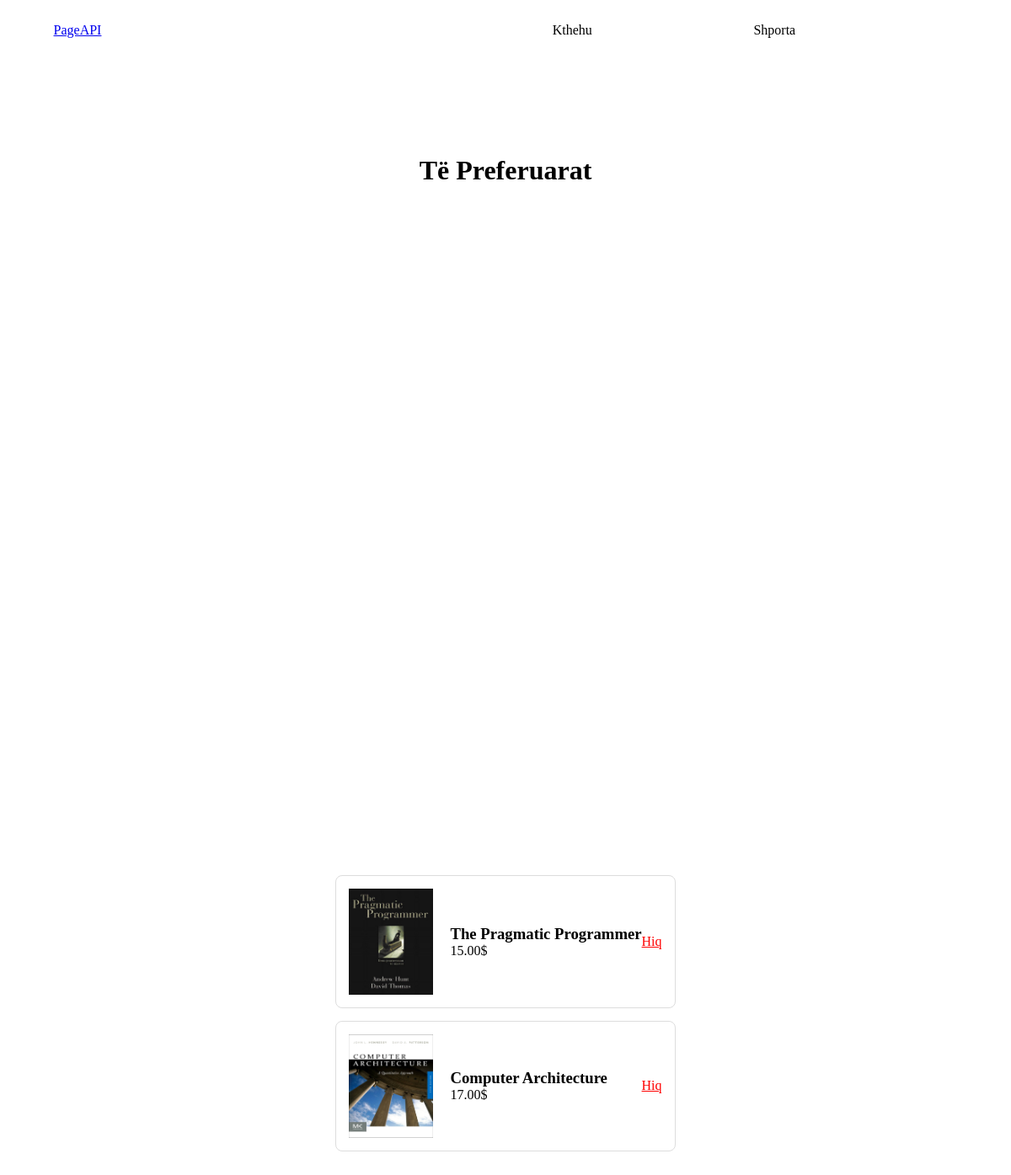
The app's page /favorites (signed in) with its own data.
### tables this page shows
CREATE TABLE books (
                id INTEGER PRIMARY KEY AUTOINCREMENT,
                title TEXT NOT NULL,
                img TEXT NOT NULL,
                price TEXT NOT NULL,
                category TEXT NOT NULL
            );

### apps.py (the view)
@app.route('/favorites')
def favorites_page():
    user_id = get_user_id()
    if not user_id:
        flash('Duhet të kyçesh!', 'error')
        return redirect(url_for('login'))
    db = get_database()
    cursor = db.cursor()
    cursor.execute("""
        SELECT b.id, b.title, b.img, b.price
        FROM favorites f
        JOIN books b ON f.book_id = b.id
        WHERE f.user_id = ?
    """, (user_id,))
    items = cursor.fetchall()
    db.close()
    return render_template('favorites.html', favorites=items)

### database.py (called while the page is built)
def connect_to_database():
    sql = sqlite3.connect(DATABASE)
    sql.row_factory = sqlite3.Row
    return sql

def get_database():
    if not hasattr(g, 'books_db'):
        g.books_db = connect_to_database()
    return g.books_db

def close_database(e=None):
    db = g.pop('books_db', None)
    if db is not None:
        db.close()

### templates/favorites.html (shortened to what this page needs)
<!DOCTYPE html>
<html lang="en">
<head>
    <link rel="stylesheet" href="{{ url_for('static', filename='style.css') }}">
</head>
<body>
    <header>
        <nav class="navigation-links">
            <div class="actual-links-top">
                <ul class="logo-and-title">
                    <li><a href="{{ url_for('index') }}">PageAPI</a></li>
                </ul>
                <ul class="links-right-side">
                    <li><a href="{{ url_for('index') }}">Kthehu</a></li>
                    <li><a href="{{ url_for('cart') }}">Shporta</a></li>
                </ul>
            </div>
        </nav>
    </header>
    <main style="padding: 40px; text-align: center;">
        <h1>Të Preferuarat</h1>
        {% if favorites %}
            <div style="max-width: 800px; margin: 0 auto;">
                {% for item in favorites %}
                <div style="display: flex; align-items: center; border: 1px solid #ddd; margin: 15px 0; padding: 15px; border-radius: 8px;">
                    <img src="{{ url_for('static', filename='images/' + item.img) }}" width="100" style="margin-right: 20px;">
                    <div style="flex-grow: 1; text-align: left;">
                        <h3>{{ item.title }}</h3>
                        <p>{{ item.price }}</p>
                    </div>
                    <a href="{{ url_for('remove_from_favorites', book_id=item.id) }}" style="color: red;">Hiq</a>
                </div>
                {% endfor %}
            </div>
        {% else %}
            <p style="font-size: 1.5em; color: #666;">Nuk ke asnjë libër të preferuar.</p>
            <a href="{{ url_for('index') }}" style="font-size: 1.2em; color: #5595ed;">Shiko librat</a>
        {% endif %}
    </main>
</body>
</html>

### static/style.css (style rules this page uses)
* { margin: 0; padding: 0; box-sizing: border-box; scroll-behavior: smooth; }
:root { --green: #86efac; --brown: #d4a574; --sand: #faf7f0; --sunset: #fbbf24; }
body { width: 100vw; height: auto; }
header { position: fixed; top: 0; width: 100%; height: 18vh; z-index: 3; background-color: white; }
.navigation-links { width: 100%; height: 100%; display: flex; flex-direction: column; justify-content: space-between; }
.actual-links-top { width: 100%; height:50%; display: flex; align-items: center; justify-content: space-between; }
.logo-and-title { width: 10%; display: flex; justify-content: center; align-items: center; list-style-type: none; margin-left: 2rem; }
.links-right-side { width: 40%; height: 100%; display: flex; justify-content: space-around; align-items: center; margin-right: 10rem; list-style-type: none; }
.links-right-side li a { display: inline-block; text-decoration: none; color: black; font-size: 1rem; transition: transform 0.3s cubic-bezier(.68,-0.55,.27,1.55); }
main { width: 100%; height: 100vh; margin-top: 18vh; display: grid; grid-template-rows: repeat(4,100vh) 17vh; row-gap: 5vh; }

### records on screen
books: img (picture), title "The Pragmatic Programmer", price "15.00$"
books: img (picture), title "Computer Architecture", price "17.00$"
